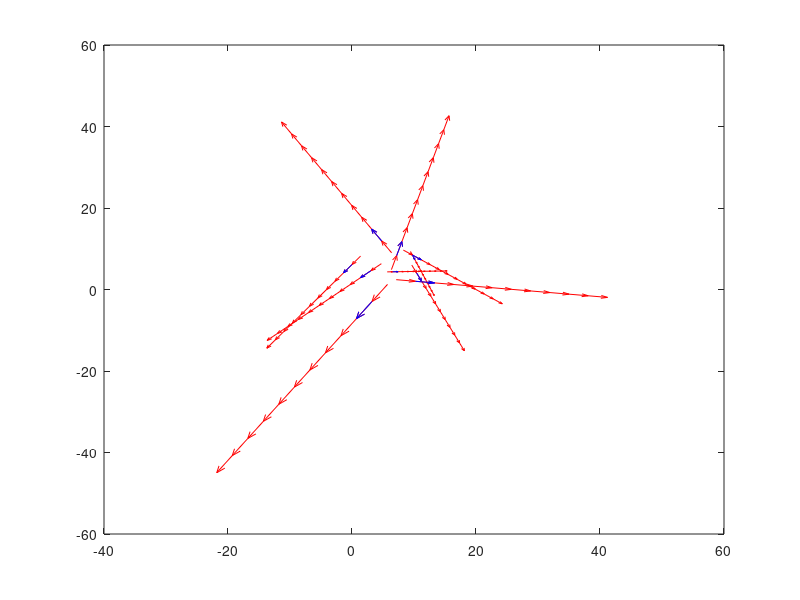

Recreate this plot in MATLAB. (Note: this script raises an error after producing the figure.)

%EKF Sim

numBots = 10;
dt = 1;
ROBOTS = [];

%%-----------------------------initalize robots with their given truths
for r = 1:numBots
    x = 10*rand(1,1);
    y = 10*rand(1,1);
    theta = 2*pi*rand(1,1);
    vel = 5*rand(1,1);
    robot = struct('pose', [x,y,theta], 'vel', vel, 'path', [x,y,theta], 'laser', zeros(1,numBots));
    ROBOTS = [ROBOTS,robot];
end

%%--------------------------------SIMULATE ROBOTS
for t = 1:10
    for r = 1:numBots
        ROBOTS(r).pose = ROBOTS(r).pose + [ROBOTS(r).vel*cos(ROBOTS(r).pose(3))*dt, ROBOTS(r).vel*sin(ROBOTS(r).pose(3))*dt,0];
        ROBOTS(r).path = [ROBOTS(r).path; ROBOTS(r).pose];
        
        measure = [];
        for L = 1:numBots
            measure = [measure, norm(ROBOTS(L).pose(1:2)- ROBOTS(r).pose(1:2))+ normrnd(0,.01,1,1) ];
        end
        ROBOTS(r).laser = [ROBOTS(r).laser;measure];
        
    end
end

%%--------------------------plot truth data
figure()
axis equal
for r = 1:numBots
    quiver(ROBOTS(r).path(:,1),ROBOTS(r).path(:,2),ROBOTS(r).vel*cos(ROBOTS(r).pose(3))*ones(11,1), ROBOTS(r).vel*sin(ROBOTS(r).pose(3))*ones(11,1),0,'r');
    hold on;
end

%%---------------------------RUN filter on generated data

X_i = zeros(3*numBots, 1);
X_dot = X_i;
Y_m = [];
for r = 1:numBots
    X_i(r) = ROBOTS(r).path(2,1);
    X_i(r+numBots) = ROBOTS(r).path(2,2);
    X_i(r+2*numBots) = ROBOTS(r).path(2,3);
   
    X_dot(r) = ROBOTS(r).vel*cos(ROBOTS(r).pose(3));
    X_dot(r+numBots) = ROBOTS(r).vel*sin(ROBOTS(r).pose(3));
    X_dot(r+2*numBots) = 0;
    
    Y_m = [Y_m; ROBOTS(r).laser(2,:)'];
    
end

quiver(X_i(1:numBots), X_i(numBots+1:2*numBots),X_dot(1:numBots), X_dot(numBots+1:2*numBots),0, 'b');
    hold on;

P_i = .01*eye(length(X_i));
Q = 1e-4*P_i;
R = 10*eye(length(Y_m));

for t = 2:10
    [X_f,P_f] = Central_swarm_EKF(X_i,P_i,Y_m, X_dot, dt,Q, R);
    
    %X_dot = (X_f-X_i)/dt;
    X_i = X_f;
    P_i = P_f;
    
    Y_m = [];
    for r = 1:numBots
        Y_m = [Y_m; ROBOTS(r).laser(t,:)'];
    end
        
   quiver(X_f(1:numBots), X_f(numBots+1:2*numBots),X_dot(1:numBots), X_dot(numBots+1:2*numBots),0, 'b');
    hold on;
    pause(2);
end
hold off;


